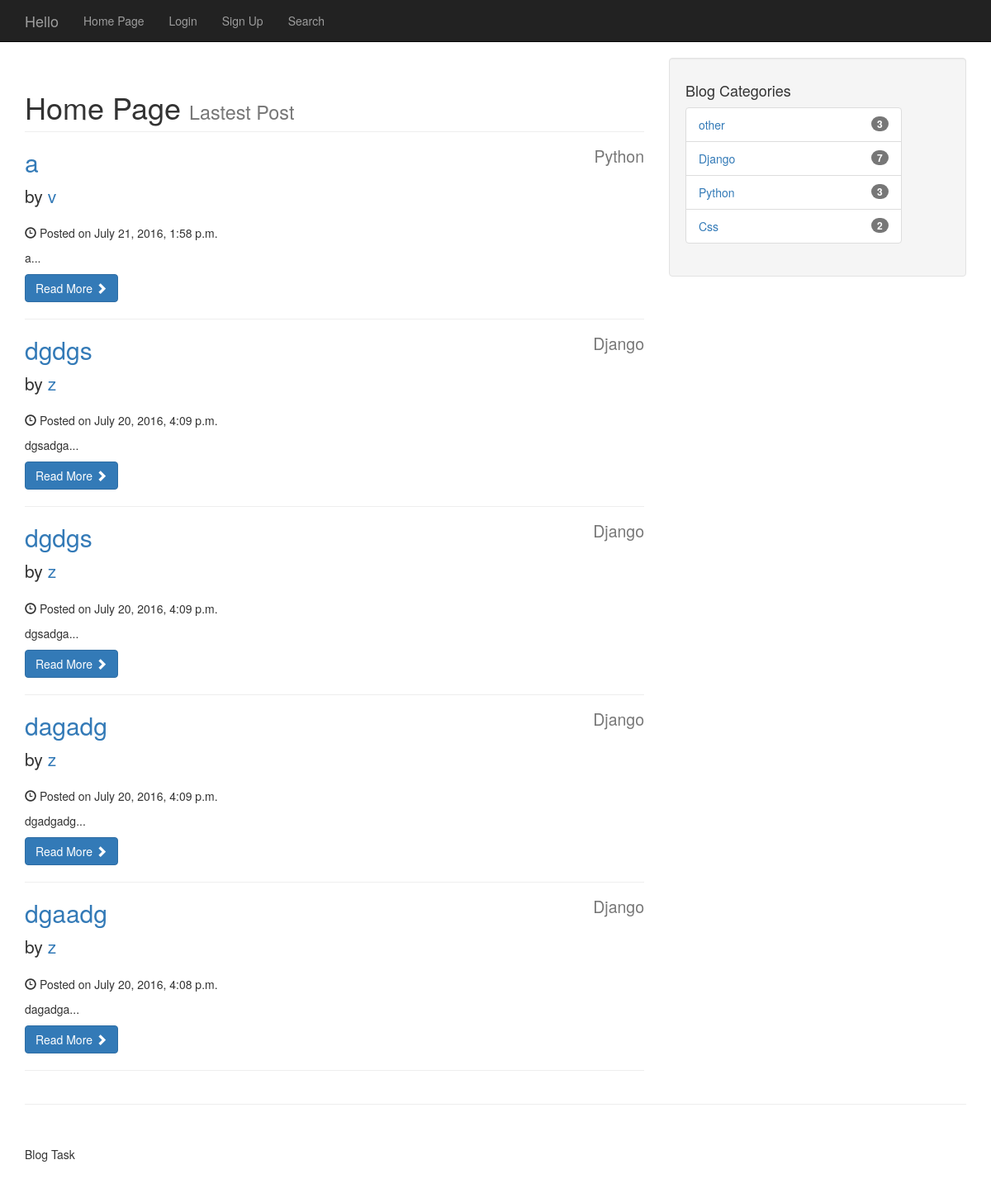
/, run on an earlier commit of the app's database.
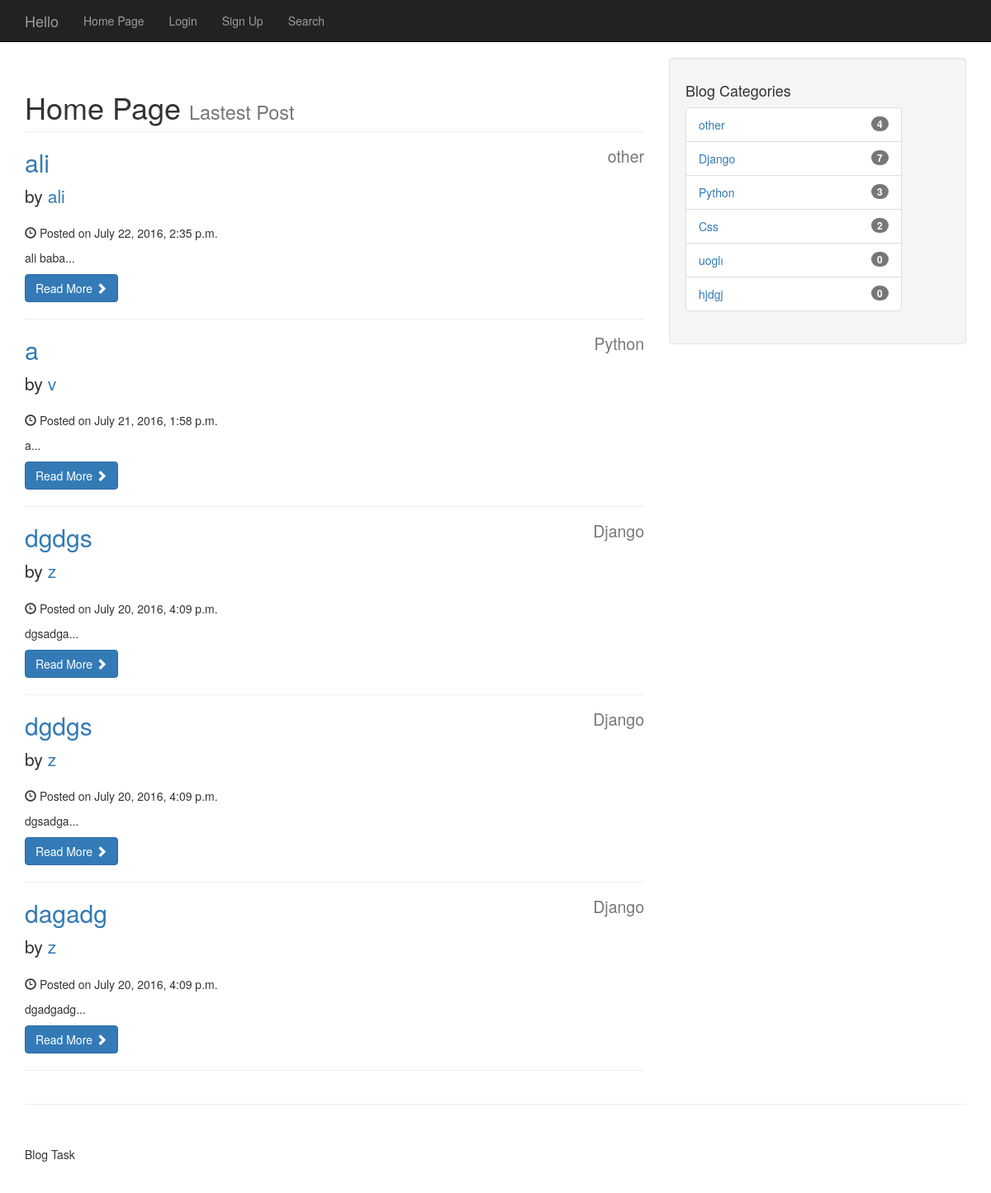
And on a later commit of the database.
### TaskBlogApp/models.py (models this page shows, shortened)
@python_2_unicode_compatible
class Post(models.Model):
    post_cat = models.ForeignKey(Category)
    post_author = models.ForeignKey(User)
    post_title = models.CharField(max_length=70)
    post_content = models.TextField()
    post_createdAt = models.DateTimeField(auto_now_add=True, null=True, blank=True)
    post_updatedAd = models.DateTimeField(auto_now_add=False, default=datetime.now)
    post_like = models.IntegerField(default=0)
    post_dislike = models.IntegerField(default=0)

@python_2_unicode_compatible
class Category(models.Model):
    cat_title = models.CharField(max_length=70)
    def __str__(self):
        return self.cat_title

### TaskBlogApp/views.py (the view)
# urls.py: url(r'^$', views.IndexView.as_view(), name='index'),
class IndexView(generic.View):
    template_name = 'index.html'
    def get(self, request):
        try:
            categories = Category.objects.all()
            posts = Post.objects.order_by('-post_updatedAd')[:5]
        except Category.DoesNotExist:
            categories = None
            posts = None
        return render(request, 'index.html', {
            'categories': categories,
            'posts': posts})

### templates/index.html (shortened to what this page needs)
<!DOCTYPE html>
<html lang="en">
<head>
    <link rel="stylesheet" href="https://maxcdn.bootstrapcdn.com/bootstrap/3.3.6/css/bootstrap.min.css"/>
</head>
<body>
{% extends 'header.html' %}
{% block content %}
    <div class="container">
        <div class="row">
            <div class="col-md-8">
                <h1 class="page-header">
                    Home Page
                    <small>Lastest Post</small>
                </h1>
                {% for post in posts %}
                    <h2>
                        <a href="{% url 'post' post.post_cat_id post.id %}">{{ post.post_title }}</a>
                        <small style="float:right">{{ post.post_cat }}</small>
                    </h2>
                    <p class="lead">
                        by <a href="{% url 'profile' post.post_author_id %}">{{ post.post_author }}</a>
                    </p>
                    <p><span class="glyphicon glyphicon-time"></span> Posted on {{ post.post_updatedAd }}</p>
                    <p>{{ post.post_content|slice:":300" }}...</p>
                    <a class="btn btn-primary" href="{% url 'post' post.post_cat_id post.id %}">Read More <span
                            class="glyphicon glyphicon-chevron-right"></span></a>
                    <hr>
                {% endfor %}
            </div>
            <div class="col-md-4">
                <div class="well">
                    <h4>Blog Categories</h4>
                    <div class="row">
                        <div class="col-lg-10">
                            <ul class="list-group">
                                {% if categories == None %}
                                    No Post. Be the first to add.
                                {% else %}
                                    {% for category in categories %}
                                        <li class="list-group-item">
                                            <span class="badge">{{ category.post_set.count }}</span>
                                            <a href="{% url 'category' category.id %}">{{ category.cat_title }}</a>
                                        </li>
                                    {% endfor %}
                                {% endif %}
                            </ul>
                        </div>
                    </div>
                </div>
            </div>
        </div>
        <hr>
        <footer>
            <div class="row">
                <div class="col-lg-12">
                    <p>Blog Task</p>
                </div>
            </div>
        </footer>
    </div>
{% endblock %}

What changed in the data, as far as the page shows it:
no longer on this page (row unchanged): Post: post_title "dgaadg", post_cat "Django", post_author "z", post_updatedAd "July 20, 2016, 4:08 p.m.", post_content "dagadga"
added Post: post_title "ali", post_cat "other", post_author "ali", post_updatedAd "July 22, 2016, 2:35 p.m.", post_content "ali baba"
computed for Category "other": post_set.count "3" → "4"
added Category: post_set.count "0", cat_title "uoglı"
added Category: post_set.count "0", cat_title "hjdgj"
